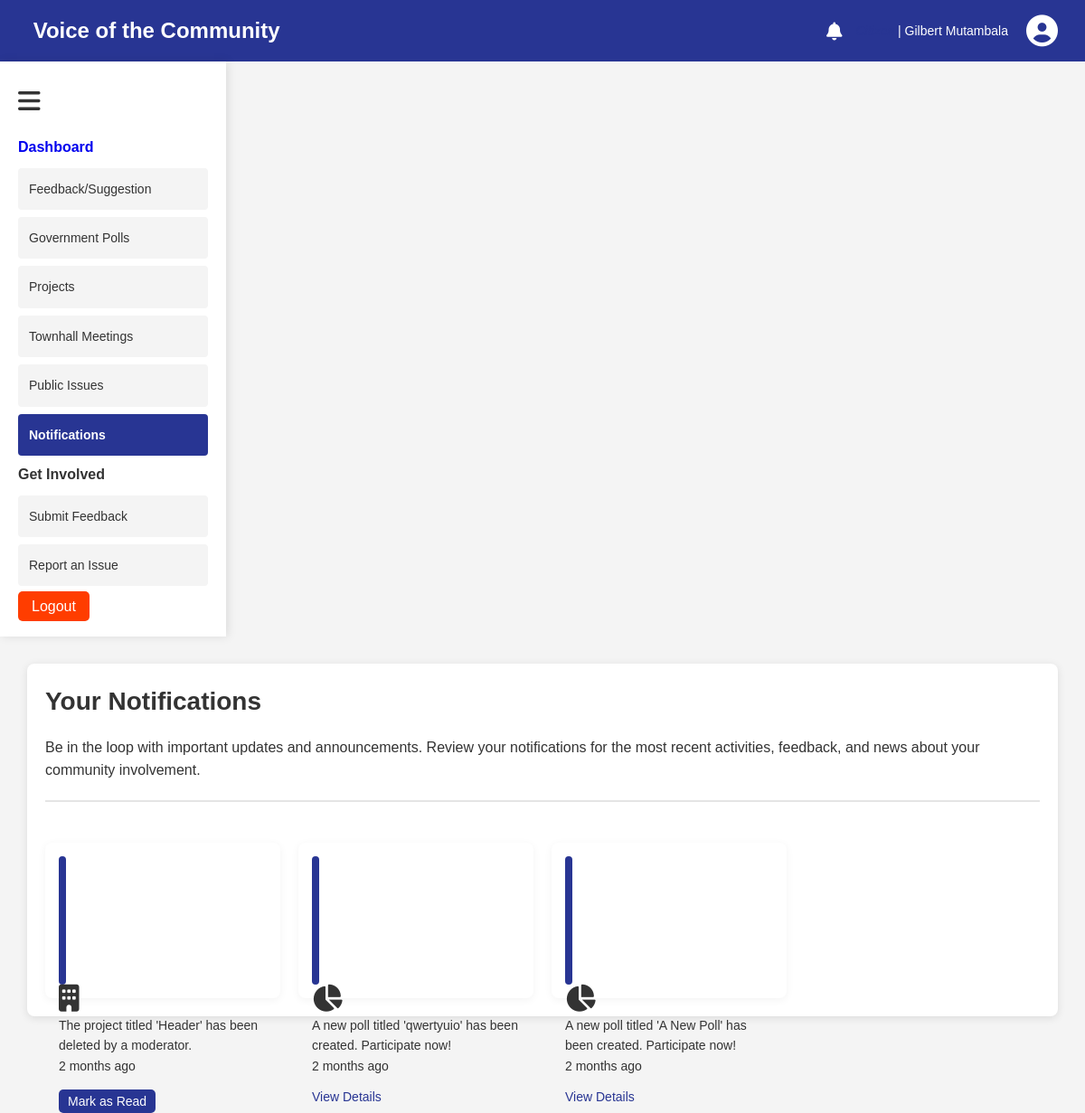
Page /notification_center.php (signed in) on the committed database.
### tables this page shows
CREATE TABLE `notifications` (
  `notification_id` int(11) NOT NULL,
  `user_id` int(11) NOT NULL,
  `notification_message` text NOT NULL,
  `sent_date` timestamp NOT NULL DEFAULT current_timestamp(),
  `is_read` tinyint(1) NOT NULL DEFAULT 0,
  `link_url` varchar(255) DEFAULT NULL,
  `type` varchar(32) NOT NULL
);

### notification_center.php (the view, shortened to what this page needs)
<?php
require 'db.php';
$user_id = $_SESSION['user_id'];
$stmt = $pdo->prepare("SELECT * FROM notifications WHERE user_id = ? ORDER BY sent_date DESC");
$stmt->execute([$user_id]);
$notifications = $stmt->fetchAll(PDO::FETCH_ASSOC);
function timeAgo($datetime, $full = false) {
    $now = new DateTime();
    $ago = new DateTime($datetime);
    $diff = $now->diff($ago);
    $diff->w = floor($diff->d / 7);
    $diff->d -= $diff->w * 7;
    $string = [];
    $units = [
        'y' => 'year',
        'm' => 'month',
        'w' => 'week',
        'd' => 'day',
        'h' => 'hour',
        'i' => 'minute',
        's' => 'second',
    ];
    foreach ($units as $key => &$val) {
        if ($diff->$key) {
            $string[] = $diff->$key . ' ' . $val . ($diff->$key > 1 ? 's' : '');
        }
    }
    if (!$full) $string = array_slice($string, 0, 1);
    return $string ? implode(', ', $string) . ' ago' : 'just now';
}
$iconMapping = [
    'suggestion' => 'fa-comment',
    'poll' => 'fa-pie-chart',
    'project' => 'fa-building',
    'townhall' => 'fa-users',
    'issue' => 'fa-comment',
];
?>
<!DOCTYPE html>
<html lang="en">
<head>
    <link rel="stylesheet" href="../assets/css/theme.css">
    <link rel="stylesheet" href="../assets/fontawesome-free-6.6.0-web/css/fontawesome.css">
    <link rel="stylesheet" href="../assets/fontawesome-free-6.6.0-web/css/regular.css">
    <link rel="stylesheet" href="../assets/fontawesome-free-6.6.0-web/css/solid.css">
    <link rel="stylesheet" href="../assets/fontawesome-free-6.6.0-web/css/brands.css">
    <link rel="stylesheet" href="../assets/fontawesome-free-6.6.0-web/css/svg-with-js.css">
</head>
<body>
<div class="main-container">
        <?php include 'user.php'; ?>
        <div class="display-section">
            <?php include 'side_panel.php'; ?>
            <div class="main-panel">
                <div class="panel-section notifications showing">
                    <h1>Your Notifications</h1>
                    <p>Be in the loop with important updates and announcements. Review your notifications for the most recent activities, feedback, and news about your community involvement.
</p>
                    <hr>
                    <br>
                    <div class="notifications-grid">
                        <?php if (empty($notifications)): ?>
                            <p>No notifications to display.</p>
                        <?php else: ?>
                            <?php foreach ($notifications as $notification): ?>
                                <div class="notification-item box">
                                    <div class="indicator"></div>
                                    <i class="fa <?php echo $iconMapping[$notification['type']] ?? 'fa-bell'; ?> notification-icon"></i>
                                    <div class="notification-content">
                                        <?php echo htmlspecialchars($notification['notification_message']); ?> <br>
                                        <span><?php echo timeAgo($notification['sent_date']); ?></span>
                                    </div>
                                    <div class="notification-actions">
                                        <?php if (!empty($notification['link_url'])): ?>
                                            <a href="<?php echo htmlspecialchars($notification['link_url']); ?>">View Details</a>
                                        <?php endif; ?>
                                        <?php if (!$notification['is_read']): ?>
                                            <form action="notification_center.php" method="post" style="display:inline;">
                                                <button type="submit" name="mark_read" class="btn-submit">Mark as Read</button>
                                            </form>
                                        <?php endif; ?>
                                    </div>
                                </div>
                            <?php endforeach; ?>
                        <?php endif; ?>
                    </div>
                </div>
            </div>
        </div>
    </div>
</body>
</html>

### theme.css (style rules this page uses)
* { margin: 0; padding: 0; box-sizing: border-box; font-family: 'Arial', sans-serif; }
body { background-color: #f4f4f4; color: #333; line-height: 1.6; }
a { text-decoration: none; }
h1, h2, h3, h4 { color: #333; }
.main-container { display: flex; height: 100vh; flex-direction: column; }
.btn-submit { background-color: #283593; color: white; border: none; padding: 8px 15px; border-radius: 5px; cursor: pointer; transition: background-color 0.3s ease; }
.main-panel { flex: 1; padding: 30px; }
.panel-section { background-color: white; padding: 20px; border-radius: 8px; box-shadow: 0px 2px 10px rgba(0, 0, 0, 0.1); margin-bottom: 20px; }
.panel-section h1 { font-size: 28px; margin-bottom: 15px; }
.panel-section p { font-size: 16px; margin-bottom: 20px; }
hr { margin: 20px 0; border: 0; border-top: 2px solid #e4e4e4; }
.notifications-grid { display: grid; grid-template-columns: repeat(auto-fill, minmax(250px, 1fr)); gap: 20px; }
.notification-item { background-color: #fff; padding: 15px; border-radius: 8px; box-shadow: 0px 2px 10px rgba(0, 0, 0, 0.05); }
.notification-item .indicator { width: 8px; height: 100%; background-color: #283593; border-radius: 5px; margin-right: 10px; }
.notification-icon { font-size: 30px; margin-right: 15px; }
.notification-content { font-size: 14px; margin-bottom: 10px; }
.notification-actions a { font-size: 14px; margin-right: 10px; color: #283593; transition: color 0.3s ease; }
.notification-actions .btn-submit { padding: 5px 10px; font-size: 14px; margin-top: 5px; }

### rows in the picture
notifications: notification_message "The project titled 'Header' has been deleted by a moderator.", sent_date "2 months ago"
notifications: notification_message "A new poll titled 'qwertyuio' has been created. Participate now!", sent_date "2 months ago"
notifications: notification_message "A new poll titled 'A New Poll' has been created. Participate now!", sent_date "2 months ago"
